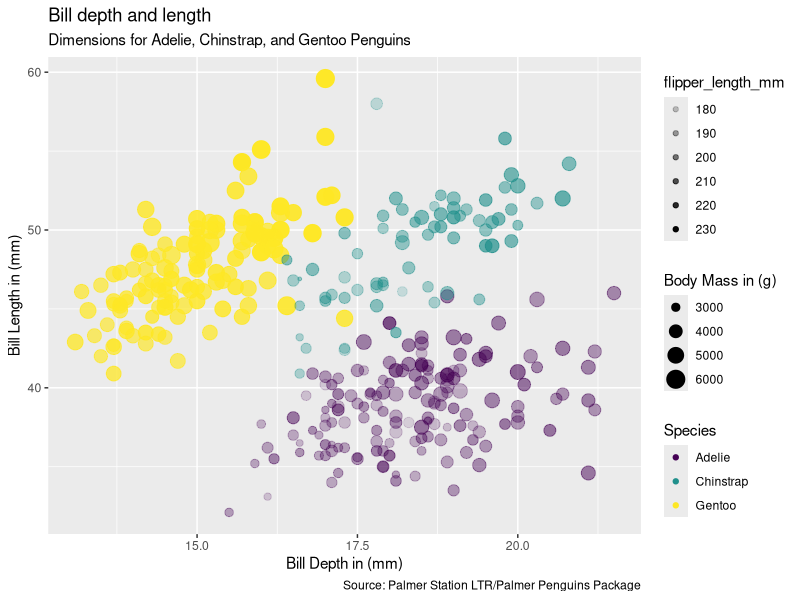
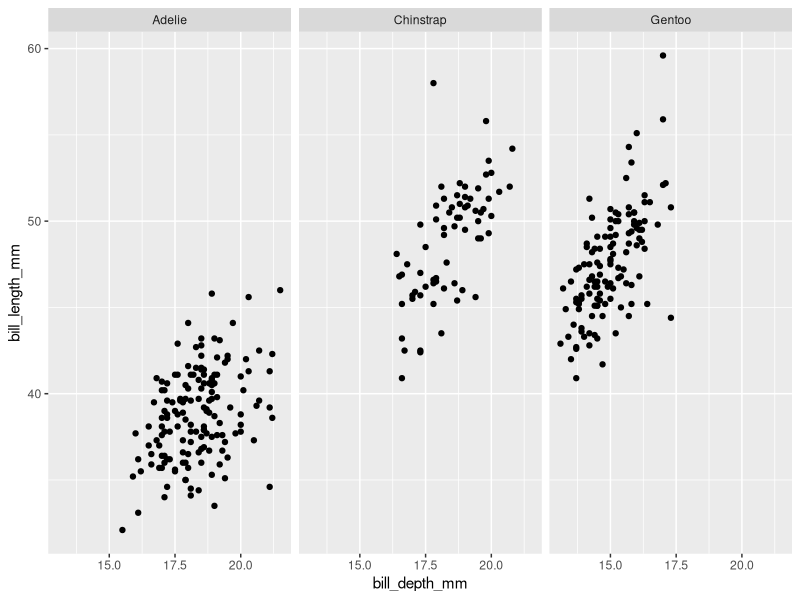

Write R code to recreate these figures, in order.
###this is making a ggplot
###Date created: 2/8/2021
###Creator: Rchard Rachman

####################################

###Load Library
library(tidyverse)
library(ggplot2)
library(palmerpenguins)


###Load data set
glimpse(penguins)

### Data analysis
ggplot(data = penguins,
       aes(x=bill_depth_mm,
                            y=bill_length_mm,
           color=species,
           size=body_mass_g,
           alpha=flipper_length_mm))+
  geom_point()+
  labs(title="Bill depth and length",
       subtitle="Dimensions for Adelie, Chinstrap, and Gentoo Penguins",
       x="Bill Depth in (mm)",
       y="Bill Length in (mm)",
       color="Species",
       size="Body Mass in (g)",
       caption= "Source: Palmer Station LTR/Palmer Penguins Package")+
  scale_color_viridis_d()
### facet
ggplot(penguins,
       aes(x=bill_depth_mm,
           y=bill_length_mm))+
  geom_point()+
  facet_wrap(~species)
